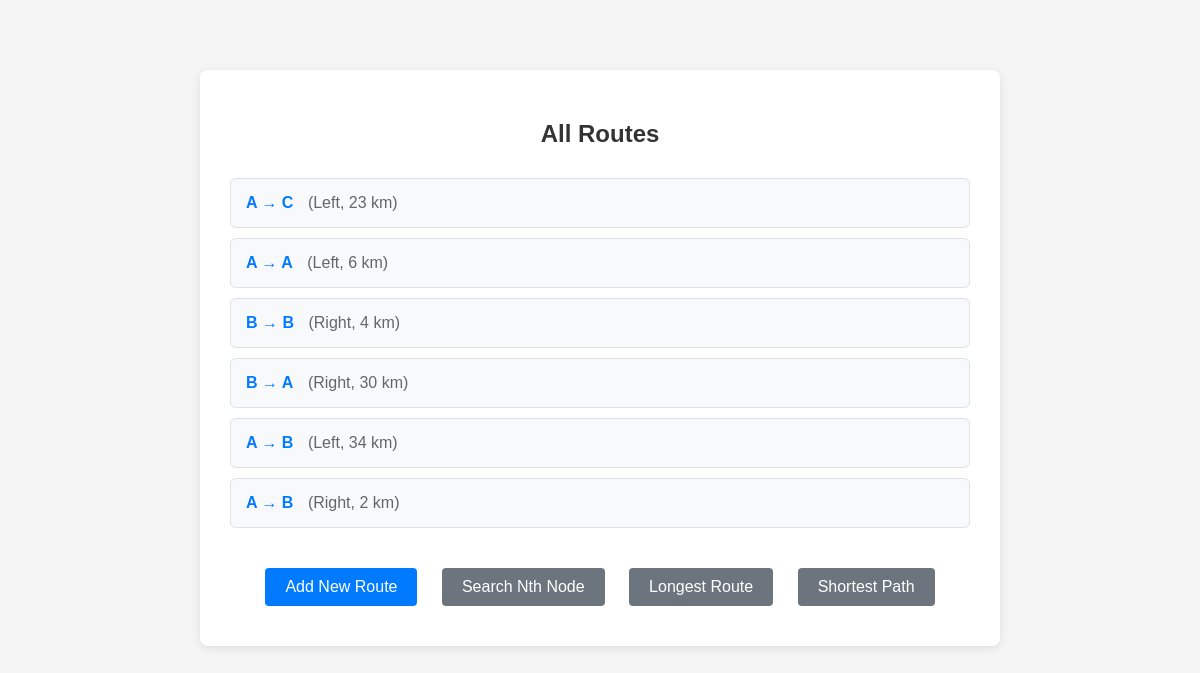
Before: / with the older database file.
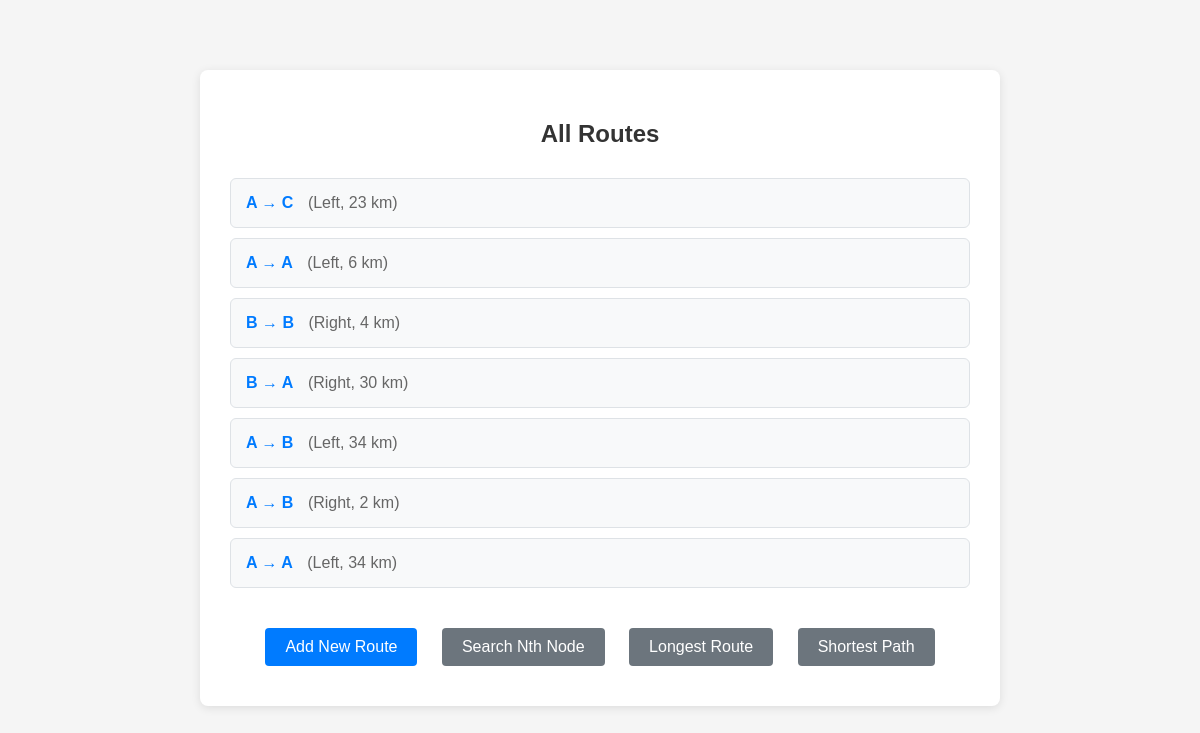
After: the same page with the newer database file.
### routes/models.py (models this page shows, shortened)
class Route(models.Model):
    POSITION_CHOICES = [
        ('left', 'Left'),
        ('right', 'Right'),
    ]
    source = models.ForeignKey(Airport, on_delete=models.CASCADE, related_name="source_routes")
    destination = models.ForeignKey(Airport, on_delete=models.CASCADE, related_name="destination_routes")
    position = models.CharField(max_length=5, choices=POSITION_CHOICES)
    duration = models.PositiveIntegerField(help_text="Duration in minutes or distance in km")

class Airport(models.Model):
    code = models.CharField(max_length=10, unique=True)

### routes/views.py (the view)
# urls.py: path("", views.route_list, name="home"),
def route_list(request):
    routes = AirportRoute.objects.select_related("source", "destination").all()
    return render(request, "flights/route_list.html", {"routes": routes})

### templates/flights/route_list.html (shortened to what this page needs)
<!DOCTYPE html>
<html lang="en">
<head>
</head>
<body>
    <div class="container">
        <h2>All Routes</h2>
        <ul class="routes-list">
            {% for route in routes %}
                <li class="route-item">
                    <span class="route-path">{{ route.source.code }} → {{ route.destination.code }}</span>
                    <span class="route-details">({{ route.get_position_display }}, {{ route.duration }} km)</span>
                </li>
            {% empty %}
                <div class="no-routes">
                    <p>No routes available.</p>
                </div>
            {% endfor %}
        </ul>
        <div class="nav-links">
            <a href="{% url 'add_route' %}" class="nav-link">Add New Route</a>
            <a href="{% url 'search_nth_node' %}" class="nav-link secondary">Search Nth Node</a>
            <a href="{% url 'longest_route' %}" class="nav-link secondary">Longest Route</a>
            <a href="{% url 'shortest_route' %}" class="nav-link secondary">Shortest Path</a>
        </div>
    </div>
</body>
</html>

### templates/flights/route_list.html (style rules this page uses)
body { font-family: Arial, sans-serif; max-width: 800px; margin: 50px auto; padding: 20px; background-color: #f5f5f5; }
.container { background: white; padding: 30px; border-radius: 8px; box-shadow: 0 2px 10px rgba(0,0,0,0.1); }
h2 { color: #333; text-align: center; margin-bottom: 30px; }
.routes-list { list-style: none; padding: 0; margin: 0; }
.route-item { background-color: #f8f9fa; border: 1px solid #dee2e6; border-radius: 6px; padding: 15px; margin-bottom: 10px; transition: background-color 0.3s; }
.route-path { font-weight: bold; color: #007bff; font-size: 16px; }
.route-details { color: #666; margin-left: 10px; }
.nav-links { margin-top: 30px; text-align: center; }
.nav-link { display: inline-block; margin: 10px; padding: 10px 20px; background-color: #007bff; color: white; text-decoration: none; border-radius: 4px; transition: background-color 0.3s; }
.nav-link.secondary { background-color: #6c757d; }

Changed rows visible on the page:
added Route: source.code "A", destination.code "A", position "Left", duration "34"
